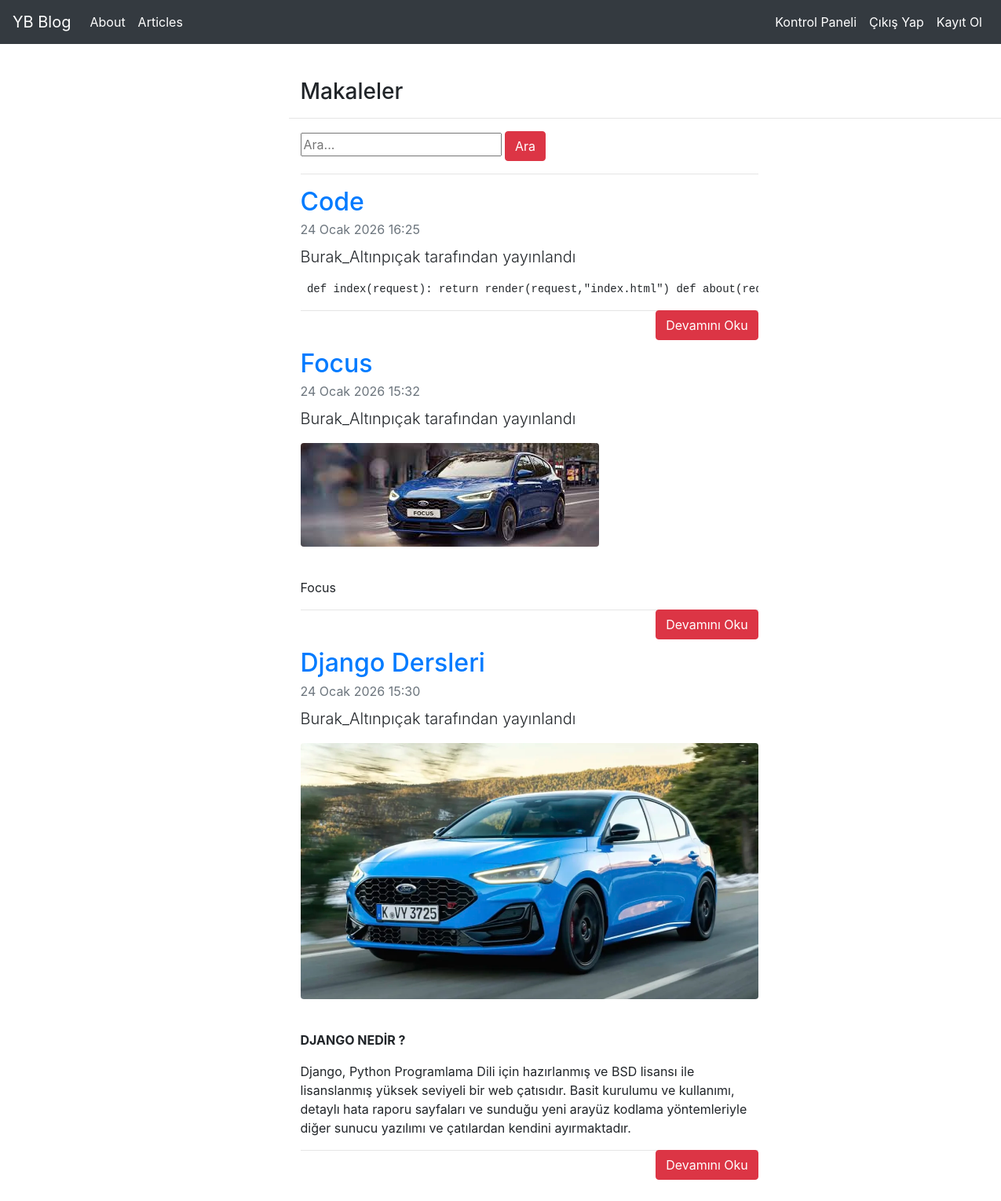
Screenshot of /articles/ (signed in) with the database file from the repository.
### article/models.py (models this page shows, shortened)
class Article(models.Model):
    author=models.ForeignKey("auth.User",on_delete=models.CASCADE,verbose_name="Yazar")
    title=models.CharField(max_length=50,verbose_name="Başlık")
    content=RichTextField()
    created_date=models.DateTimeField(auto_now_add=True,verbose_name="Oluşturma Tarihi")
    article_image = models.FileField(blank=True,null=True,verbose_name="Makaleye Fotoğraf Ekleyin")
    class Meta:
       ordering = ["-created_date"]

### article/views.py (the view)
# urls.py: path("",views.articles,name="articles"),
def articles(request):
     keyword=request.GET.get("keyword")
     if keyword:
          articles = Article.objects.filter(title__contains = keyword)
          return render(request,"articles.html",{"articles":articles})
     articles = Article.objects.all()
     return render(request,"articles.html",{"articles":articles})

### templates/articles.html (shortened to what this page needs)
{% extends "layout.html" %}
{% block body %}
<div class="row">
    <div class="col-md-10 offset-md-3">
     <div class="col-lg-8">
    <h3>Makaleler</h3>
    </div>
<hr>
</div>
</div>
<div class="row">
<div class="col-md-10 offset-md-3">
     <div class="col-lg-8">
     <form>
    <input type="text" name="keyword" class="input-sm" maxlength="64" placeholder="Ara...">
    <button type="submit" class="btn btn-danger">Ara</button>
</form>
<hr>
    </div>
</div>
</div>
{% if articles %}
{% for article in articles %}
 <div class="row">
    <div class="col-md-10 offset-md-3">
                <div class="col-lg-8">
                    <article>
                        <header class="mb-3">
                           <a href="{% url 'article:detail' article.id %}"><h2 class="fw-bolder mb-1">{{article.title}}</h2></a>
                            <div class="text-muted fst-italic mb-2">{{article.created_date}}</div>
                            <p class="lead">{{article.author.username}} tarafından yayınlandı</p>
                        </header>
                        {% if article.article_image %}
                       <a href="/articles/article/{{article.id}}"><img class="img-fluid rounded mb-4" src="{{ article.article_image.url }}" alt="{{ article.title }}"></a>
                        {% endif %}
                        <section class="mb-5">
                           <p class="lead">{{article.content|safe|truncatewords:50}}</p>
                        <a style="float:right" href="/articles/article/{{article.id}}" class="btn btn-danger">Devamını Oku</a>
                        <hr>
                        </section>
                    </article>
    </div>
            </div>
                </div>
{% endfor %}
{% endif %}
{% endblock body %}

### templates/layout.html (shortened to what this page needs)
<!DOCTYPE html>
{% load static %}
<html lang="en">
  <head>
    <link rel="stylesheet" href="{% static 'css/bootstrap.min.css' %}">
  </head>
  <body>
    {% include 'includes/navbar.html' %}
    <div style="margin-top:100px; margin-bottom:150px;" class="container">
      {% block body %}
      {% endblock %}
    </div>
</body>
</html>

### templates/includes/navbar.html (shortened to what this page needs)
<nav class="navbar navbar-expand-md navbar-dark fixed-top bg-dark">
  <a class="navbar-brand" href="{% url 'index' %}">YB Blog</a>
  <div class="collapse navbar-collapse" id="navbarCollapse">
    <ul class="navbar-nav mr-auto">
      <li class="nav-item active">
        <a class="nav-link" href="{% url 'about'%}">About</a>
      </li>
      <li class="nav-item active">
        <a class="nav-link" href="{% url 'article:articles'%}">Articles</a>
      </li>
    </ul>
 <ul class="navbar-nav m1-auto">
    {% if request.user.is_authenticated %}
     <li class="nav-item active">
        <a class="nav-link" href="{% url 'article:dashboard'%}">Kontrol Paneli</a>
      </li>
       <li class="nav-item active">
        <a class="nav-link" href="{% url 'user:logout'%}">Çıkış Yap</a>
      </li>
    {% else %}
      <li class="nav-item active">
        <a class="nav-link" href="{% url 'user:login'%}">Giriş Yap</a>
        </li>
    {% endif %}
       <li class="nav-item active">
        <a class="nav-link" href="{% url 'user:register'%}">Kayıt Ol</a>
      </li>
     </ul>
  </div>
</nav>

### rows the page displays
Article: title "Code", created_date "24 Ocak 2026 16:25", author.username "Burak_Altınpıçak", content "def index(request): return render(request,\"index.html\") def…"
Article: title "Focus", created_date "24 Ocak 2026 15:32", author.username "Burak_Altınpıçak", article_image (picture), content "Focus"
Article: title "Django Dersleri", created_date "24 Ocak 2026 15:30", author.username "Burak_Altınpıçak", article_image (picture), content "DJANGO NEDİR ? Django, Python Programlama Dili için hazırlanmış ve BSD lisansı ile lisanslanmış yüksek seviyeli bir web çatısıdır. Basit kurulumu ve kullanımı, detaylı hata raporu sayfaları ve sunduğu yeni arayüz kodlama yöntemleriyle diğer sunucu yazılımı ve çatılardan kendini ayırmaktadır."
